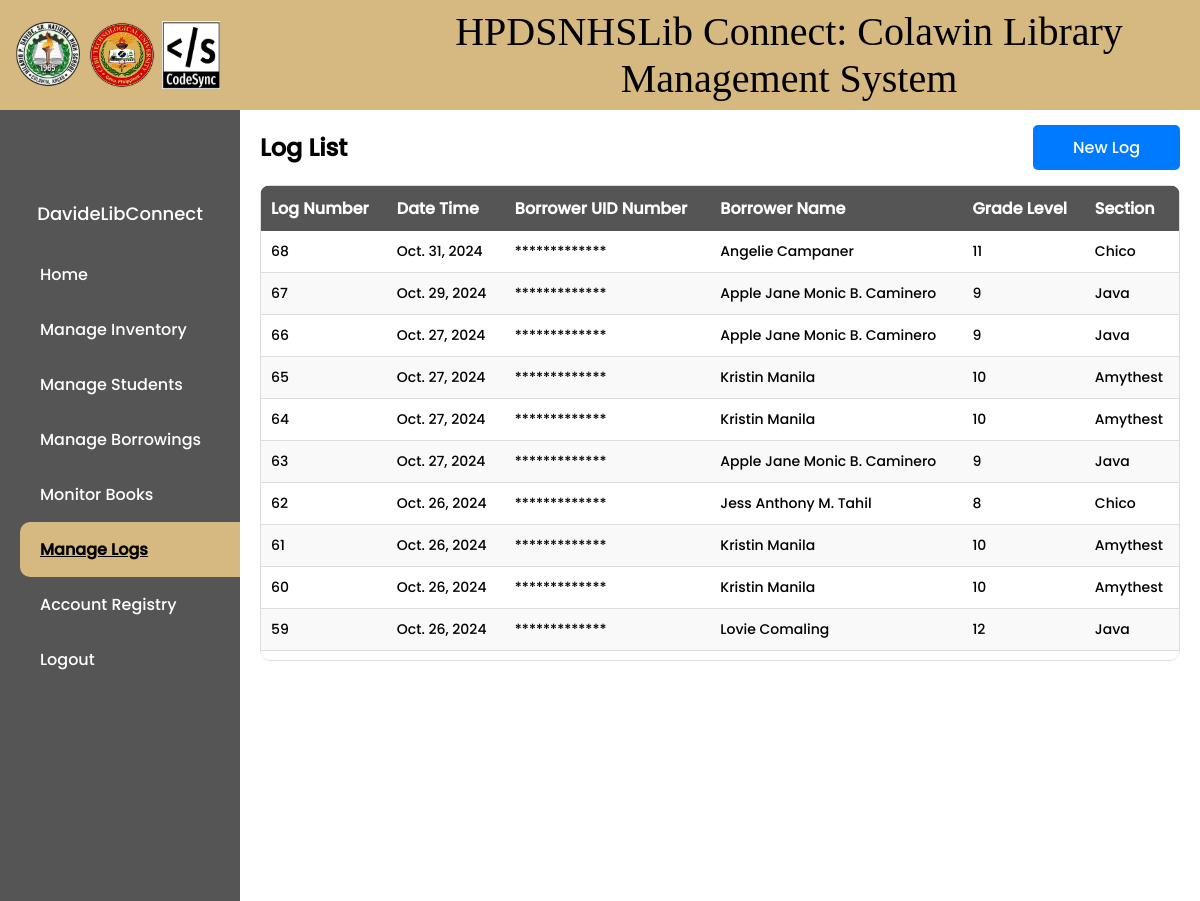
The page /list/ (signed in, upper part) on the database as committed earlier.
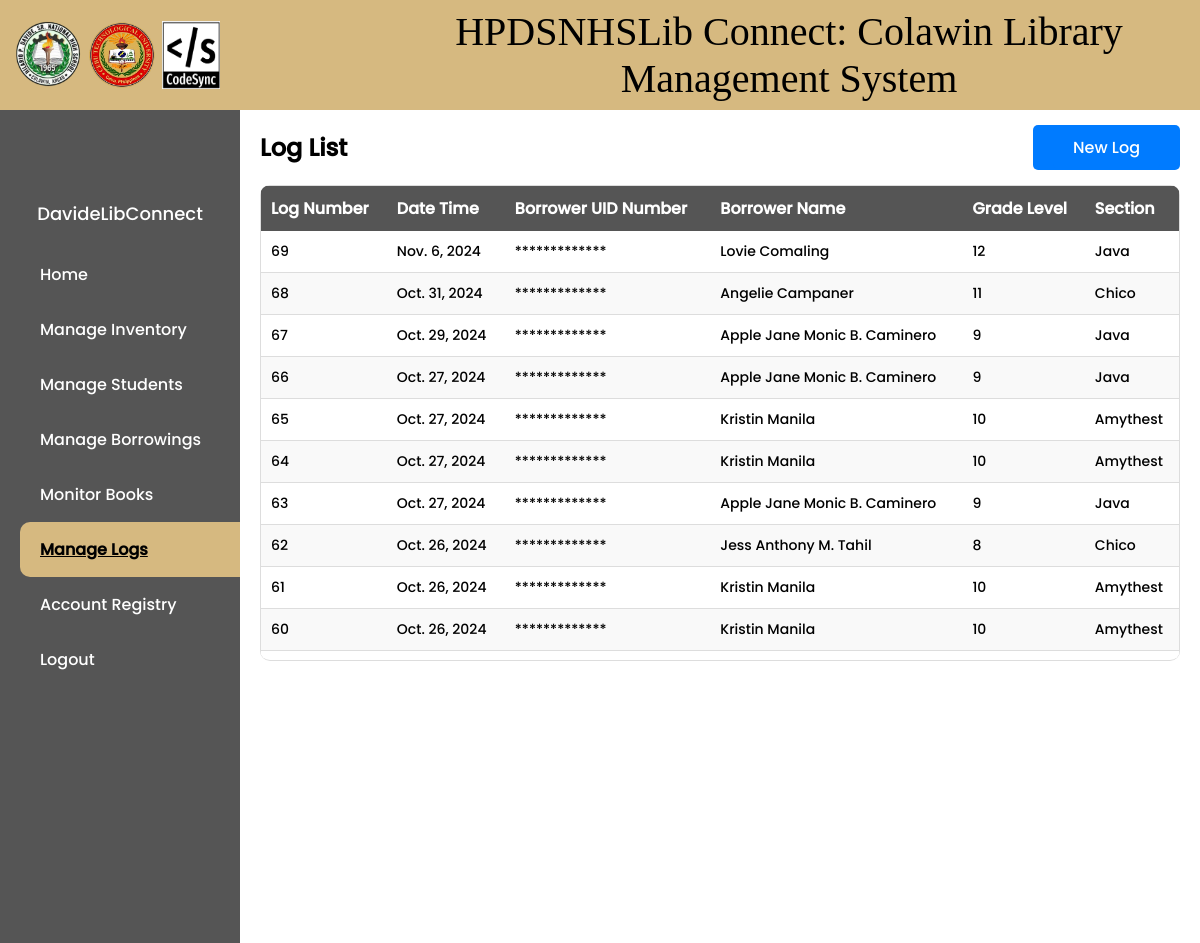
The same page on the database as committed later.
### library/models.py (models this page shows, shortened)
class CustomUser(AbstractBaseUser, PermissionsMixin):
    HEAD_LIBRARIAN = 'Head Librarian'
    ASSISTANT_LIBRARIAN = 'Assistant Librarian'
    ROLE_CHOICES = (
        ('Head Librarian', 'Head Librarian'),
        ('Assistant Librarian', 'Assistant Librarian'),
    )
    username = models.CharField(max_length=150, unique=True)
    first_name = models.CharField(max_length=30)
    middle_name = models.CharField(max_length=30, blank=True)
    last_name = models.CharField(max_length=30)
    admin_id = models.CharField(max_length=255, unique=True)
    is_staff = models.BooleanField(default=False)
    is_active = models.BooleanField(default=True)
    is_superuser = models.BooleanField(default=False)
    role = models.CharField(max_length=20, choices=ROLE_CHOICES, default='Assistant Librarian')
    objects = CustomUserManager()
    USERNAME_FIELD = 'username'
    REQUIRED_FIELDS = ['first_name', 'last_name', 'admin_id']

class Attendance(models.Model):
    attendance_number = models.AutoField(primary_key=True)
    date_time = models.DateTimeField(auto_now_add=True)
    borrower_uid_number = models.CharField(max_length=20)
    borrower_name = models.CharField(max_length=100)
    grade_level = models.IntegerField(null=True, blank=True)
    section = models.CharField(max_length=100, null=True, blank=True)

### library/views.py (the view)
# urls.py: path('list/', views.attendance_list, name='attendance-list'),
@login_required
def attendance_list(request):
    attendances = Attendance.objects.all().order_by('-date_time')
    return render(request, 'library/attendance_list.html', {'attendances': attendances})

### library/context_processors.py (called while the page is built)
def navbar_context(request):
    username = None
    if request.user.is_authenticated:
        username = request.user.username
    return {'username': username}

### library/templatetags/custom_filters.py (called while the page is built)
@register.filter(name='obfuscate')
def obfuscate(value):
    return '*' * len(value)

### library/templates/library/attendance_list.html (shortened to what this page needs)
{% extends 'main.html' %}
{% load static %}
{% load custom_filters %}
{% block content %}
<!DOCTYPE html>
<html>
<head>
    {% block css %}
    <link rel="stylesheet" type="text/css" href="{% static 'styles/attendance_list.css' %}">
    {% endblock %}
</head>
<body>
    <div class="main-content">
        <div class="head">
            <div class="buttons" style="display: flex; justify-content: space-between; align-items: center;">
                <h2>Log List</h2>
                <div class="add">
                    <a href="{% url 'create-attendance' %}">New Log</a>
                </div>
            </div>
        </div>
    <div class="table-container">
    <table>
        <thead>
            <tr>
                <th>Log Number</th>
                <th>Date Time</th>
                <th>Borrower UID Number</th>
                <th>Borrower Name</th>
                <th>Grade Level</th>
                <th>Section</th>
            </tr>
        </thead>
        <tbody>
            {% for attendance in attendances %}
                <tr>
                    <td>{{ attendance.attendance_number }}</td>
                    <td>{{ attendance.date_time.date }}</td>
                    <td>{{ attendance.borrower_uid_number|obfuscate }}</td>
                    <td>{{ attendance.borrower_name }}</td>
                    <td>{{ attendance.grade_level }}</td>
                    <td>{{ attendance.section }}</td>
                </tr>
            {% endfor %}
        </tbody>
    </table>
</div>
</div>
</body>
</html>
{% endblock %}

### templates/main.html (shortened to what this page needs)
{% load static %}
<!DOCTYPE html>
<html lang="en">
<head>
    <link rel="stylesheet" href="{% static 'styles/main.css' %}">
</head>
<body>
    {% include 'navbar.html' %}
    {% block content %}
    {% endblock %}
</body>
</html>

### templates/navbar.html (shortened to what this page needs)
{% load static %}
{% block content %}
<!DOCTYPE html>
<html lang="en">
<head>
</head>
<body>
    <div class="header">
        <img src="{% static 'images/hpdslogo.png' %}" alt="logo" style="width: 68px; height: 68px; border-radius: 50%; padding-left: 6px; ">
        <img src="{% static 'images/ctu.png' %}" alt="logo" style="width: 68px; height: 68px; border-radius: 50%; padding-left: 6px;">
        <img src="{% static 'images/Codesynlogo.png' %}" alt="logo" style="width: 58px; height: 68px; padding-left: 6px;">
        <p class="title">HPDSNHSLib Connect: Colawin Library Management System</p>
    </div>
    <div class="sidebar" >
        <div class="profile" {% if user.role == 'Head Librarian' or user.role == 'Assistant Librarian' %} style="display: contents;" {% else %} style="display: none;" {% endif %}>
            <div class="profile-pic"></div>
            <div class="username">{{ username }}</div>
        </div>
        <ul class="menu" {% if user.role != 'Head Librarian' and user.role != 'Assistant Librarian' %} style="display: none;" {% endif %}>
            <li><a href="{% url 'home' %}" class="{% if request.resolver_match.url_name == 'home' %}active{% endif %}">Home</a></li>
            {% if user.role == 'Head Librarian' %}
                <li><a href="{% url 'book-list' %}" class="{% if request.resolver_match.url_name == 'book-list' %}active{% endif %}">Manage Inventory</a></li>
            {% endif %}
            <li><a href="{% url 'borrower-list' %}" class="{% if request.resolver_match.url_name == 'borrower-list' %}active{% endif %}">Manage Students</a></li>
            <li><a href="{% url 'borrow-slip-list' %}" class="{% if request.resolver_match.url_name == 'borrow-slip-list' %}active{% endif %}">Manage Borrowings</a></li>
            <li><a href="{% url 'monitor-borrowed-books' %}" class="{% if request.resolver_match.url_name == 'monitor-borrowed-books' %}active{% endif %}">Monitor Books</a></li>
            <li><a href="{% url 'attendance-list' %}" class="{% if request.resolver_match.url_name == 'attendance-list' %}active{% endif %}">Manage Logs</a></li>
            {% if user.role == 'Head Librarian' %}
                <li><a href="{% url 'register' %}" class="{% if request.resolver_match.url_name == 'register' %}active{% endif %}">Account Registry</a></li>
            {% endif %}
            <li><a href="#" onclick="confirmLogout()">Logout</a></li>
        </ul>
    </div>
</body>
</html>
{% endblock %}

### static/styles/main.css (style rules this page uses)
body, html { margin: 0; padding: 0; font-family: 'Poppins', sans-serif; }
.header { background-color: #77A681; height: 70px; color: white; text-align: center; padding: 20px; width: 100%; position: fixed; top: 0; left: 0; }
.sidebar { background-color: #555; width: 200px; position: fixed; top: 70px; height: calc(100% - 70px); overflow: auto; padding: 20px; color: white; }

### static/styles/attendance_list.css (style rules this page uses)
.main-content { margin-left: 240px; padding: 20px; margin-top: 90px; }
.table-container { max-height: 475px; overflow-y: auto; border-bottom: 1px solid #ddd; border-radius: 10px; }
.add a { padding: 10px 20px; color: white; text-decoration: none; background-color: #007bff; border-radius: 5px; }
table { width: 100%; border-collapse: collapse; border: 1px solid #ddd; }
th, td { padding: 10px; text-align: left; }
th { background-color: #555555; color: white; position: sticky; top: 0; z-index: 2; }
tbody { font-size: 14px; }
tbody tr:nth-child(even) { background-color: #f9f9f9; border-top: 1px solid #ddd; border-bottom: 1px solid #ddd; }
.add { text-align: center; background-color: #007bff; padding: 10px 20px; border-radius: 5px; }

### templates/navbar.html (style rules this page uses)
body, html { margin: 0; padding: 0; font-family: 'Poppins', sans-serif; }
.header { background-color: #D6B980; height: 70px; color: white; text-align: center; padding: 20px; width: 100%; position: fixed; top: 0; left: 0; z-index: 1000; display: flex; padding-left: 8px; align-items: center; }
.title { font-family: 'Blue'; padding-left: 150px; font-size: 40px; color: black; }
.sidebar { background-color: #555; width: 200px; position: fixed; top: 110px; height: calc(100% - 110px); overflow: auto; padding: 20px; color: white; display: flex; flex-direction: column; align-items: center; overflow-y: auto; overflow-x: hidden; z-index: 100; }
.profile { margin-top: 10px; display: contents; }
.profile-pic { margin-left: 12px; width: 65px; height: 65px; background-image: url('/static/images/user.png'); background-size: cover; background-position: center; border-radius: 50%; margin-bottom: 5px; }
.username { font-size: 18px; }
.menu { list-style: none; padding: 0; width: 100%; margin-top: 20px; }
.menu li { width: 100%; }
.menu li a { display: block; width: 100%; padding: 15px 20px; text-decoration: none; color: #fff; text-align: left; }
.menu li a.active { background-color: #D6B980; color: black; border-radius: 10px; text-decoration: underline; font-weight: bold; }

Rows that differ between the two databases and show on the page:
no longer on this page (row unchanged): Attendance: attendance_number "59", date_time "Oct. 26, 2024", borrower_uid_number|obfuscate "*************", borrower_name "Lovie Comaling", grade_level "12", section "Java"
added Attendance: attendance_number "69", date_time "Nov. 6, 2024", borrower_uid_number|obfuscate "*************", borrower_name "Lovie Comaling", grade_level "12", section "Java"
